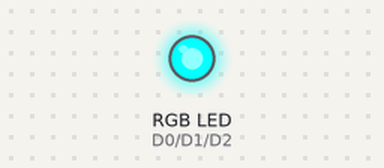
A sketch run on a simulated ESP8266 (NodeMCU). Parts: an RGB LED mixed from three pins (HIGH = lit).

Above: at 0.05 s.
At 0.8 s:
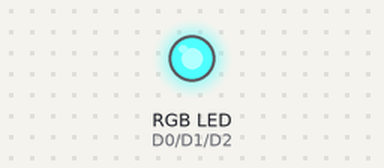
At 1.55 s:
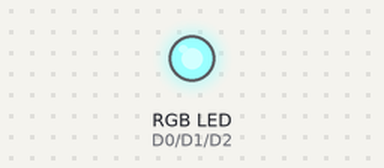
At 3.1 s:
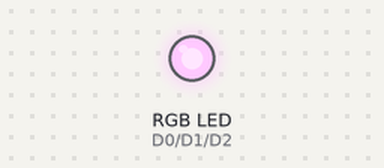
At 4.6 s:
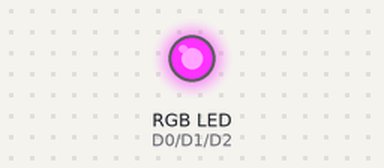
At 6.15 s:
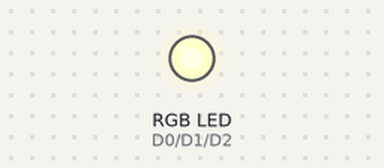
Timing chart, 0 to 8.0 s (numbered marks = the images above):
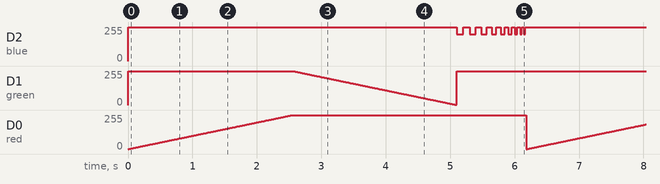

Measured:
- by itself, D0 (red): ramps from 0/255 to 255/255 and jumps back, once every 6.2 s

The sketch:

code.ino
```cpp
// --------------
// Anode RGB LED
// --------------

int red = D0;
int green = D1;
int blue = D2;

void setup() {

  pinMode(red, OUTPUT);
  pinMode(green, OUTPUT);
  pinMode(blue, OUTPUT);

}

void loop() {
  // Turn all off
  analogWrite(red, 255);
  analogWrite(green, 255);
  analogWrite(blue, 255);

  // Fade out Red
  for (int i=0;i<255;i++) {
    analogWrite(red, i);
    delay(10);
  }
  analogWrite(red, 255);

  // Fade in Green
  for (int i=255;i>0;i--) {
    analogWrite(green, i);
    delay(10);
  }
  analogWrite(green, 255);

  // Blink Blue w/ Acceleration
  for (int i=100;i>10;i-=10) {
    analogWrite(blue, 200);
    delay(i);
    analogWrite(blue, 255);
    delay(i);
  }
}
```
